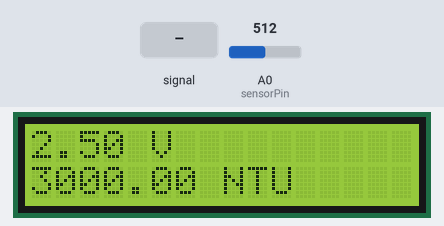
Simulated run of this sketch. Board: Arduino Uno, built with avr-gcc and run on an emulated ATmega328P. Shown: 16×2 character LCD. Inputs (shaded band) come from the test bench; at power-on: A0 (sensorPin) = 512.

Above: at 1.2 s.
1.3 s: A0 (sensorPin) fed a 200 Hz sine of ±255 counts around its level
At 1.86 s:
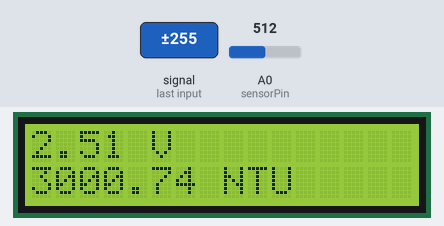
3.2 s: A0 (sensorPin) set to 900
At 3.7 s:
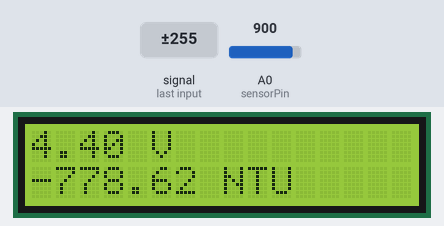
4.8 s: A0 (sensorPin) set to 928
At 6.1 s:
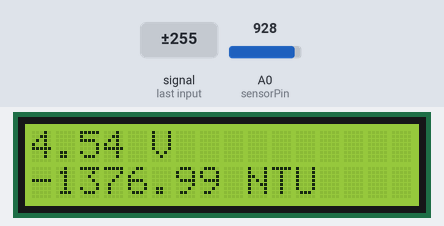
6.5 s: A0 (sensorPin) fed a 200 Hz sine of ±81 counts around its level
At 6.98 s:
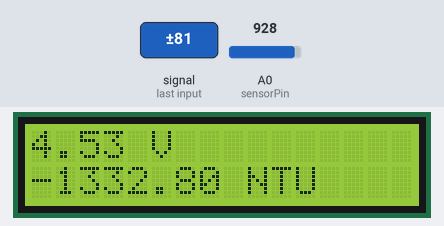
8.3 s: A0 (sensorPin) set to 1023
At 9.2 s:
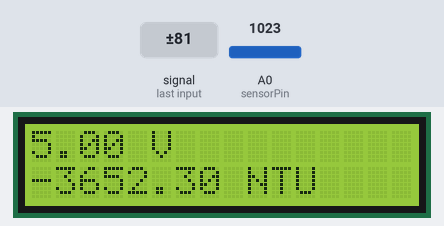
Timing chart, 0 to 11.3 s (numbered marks = the images above; inputs shaded):
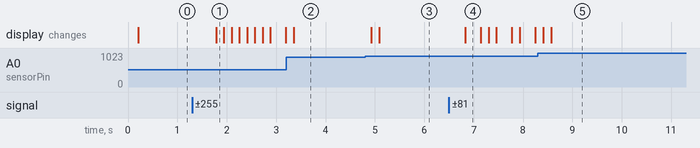

The sketch:

Turbidity_Meter_Arduino_Code.ino
```cpp
#include <Wire.h>
#include <LiquidCrystal_I2C.h>
LiquidCrystal_I2C lcd(0x27, 16, 2);

int sensorPin = A0;
float volt;
float ntu;

void setup()
{
  Serial.begin(9600);
  lcd.begin();
  lcd.backlight();
}

void loop()
{

    volt = 0;
    for(int i=0; i<800; i++)
    {
        volt += ((float)analogRead(sensorPin)/1023)*5;
    }
    volt = volt/800;
    volt = round_to_dp(volt,2);
    if(volt < 2.5){
      ntu = 3000;
    }else{
      ntu = -1120.4*square(volt)+5742.3*volt-4353.8;
    }
    lcd.clear();
    lcd.setCursor(0,0);
    lcd.print(volt);
    lcd.print(" V");

    lcd.setCursor(0,1);
    lcd.print(ntu);
    lcd.print(" NTU");
    delay(10);
}

float round_to_dp( float in_value, int decimal_place )
{
  float multiplier = powf( 10.0f, decimal_place );
  in_value = roundf( in_value * multiplier ) / multiplier;
  return in_value;
}
```

Measured:
- after the input at 1.3 s, the display: changes after 0.48 s (image 1)
- after the input at 3.2 s, the display: changes after 0.16 s (image 2)
- after the input at 4.8 s, the display: first changes after 0.13 s (image 3 shows a later state)
- after the input at 6.5 s, the display: changes after 0.33 s (image 4)
- after the input at 8.3 s, the display: first changes after 0.11 s (image 5 shows a later state)
